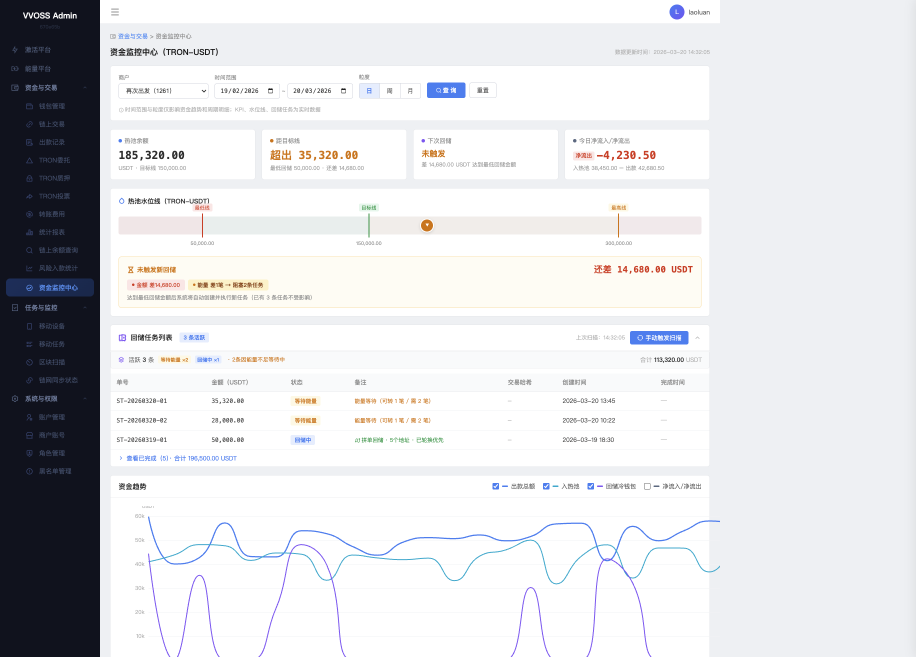
#> input picture diagram/screenshots/section1-overview.png, 1832 x 1314 px (shown at 1/2 size)
$ python annotate.py
#> lines starting #> are read from the running program, lines starting #| are printed output that depends on the picture
from PIL import Image, ImageDraw, ImageFont
import math

def draw_rounded_rect(draw, xy, radius, outline, width):
    x0, y0, x1, y1 = xy
    r = radius
    draw.arc([x0, y0, x0+2*r, y0+2*r], 180, 270, fill=outline, width=width)
    draw.arc([x1-2*r, y0, x1, y0+2*r], 270, 360, fill=outline, width=width)
    draw.arc([x1-2*r, y1-2*r, x1, y1], 0, 90, fill=outline, width=width)
    draw.arc([x0, y1-2*r, x0+2*r, y1], 90, 180, fill=outline, width=width)
    draw.line([x0+r, y0, x1-r, y0], fill=outline, width=width)
    draw.line([x0+r, y1, x1-r, y1], fill=outline, width=width)
    draw.line([x0, y0+r, x0, y1-r], fill=outline, width=width)
    draw.line([x1, y0+r, x1, y1-r], fill=outline, width=width)

def draw_callout_circle(draw, cx, cy, num, color, radius=32):
    white = (255, 255, 255)
    draw.ellipse([cx-radius-3, cy-radius-3, cx+radius+3, cy+radius+3], fill=white)
    draw.ellipse([cx-radius, cy-radius, cx+radius, cy+radius], fill=color)
    try:
        font = ImageFont.truetype("/System/Library/Fonts/Helvetica.ttc", 28)
    except:
        font = ImageFont.load_default()
    text = str(num)
    bbox = draw.textbbox((0, 0), text, font=font)
    tw, th = bbox[2] - bbox[0], bbox[3] - bbox[1]
    draw.text((cx - tw//2, cy - th//2 - 2), text, fill=white, font=font)

COLORS = {
    'blue':   (21, 101, 192),
    'green':  (46, 125, 50),
    'orange': (230, 81, 0),
    'purple': (106, 27, 154),
    'red':    (229, 57, 53),
}

# ====== Screenshot 1: 1832 x 1314 ======
img1 = Image.open('section1-overview.png').convert('RGBA')
overlay = Image.new('RGBA', img1.size, (0,0,0,0))
#> overlay: PIL image 1832x1314 RGBA; every value is 0
draw = ImageDraw.Draw(overlay)

sidebar_right = 240
content_left = 248
content_right = 1600
circle_x = 224

modules_s1 = [
    # (label, y_top, y_bottom, color_name)
    ('1', 50,  170, 'blue'),     # breadcrumb + title + filter + hint
    ('2', 182, 278, 'green'),    # KPI cards
    ('3', 288, 400, 'orange'),   # water level bar
    ('4', 404, 498, 'purple'),   # status bar + condition pills
    ('5', 506, 722, 'red'),      # storage task list
    ('6', 730, 1310, 'blue'),    # trend chart
]

for label, y_top, y_bot, cname in modules_s1:
    color = COLORS[cname]
    color_a = color + (140,)
    draw_rounded_rect(draw, (content_left, y_top, content_right, y_bot), 8, color_a, 4)
    fill_a = color + (18,)
    inner_draw = ImageDraw.Draw(overlay)
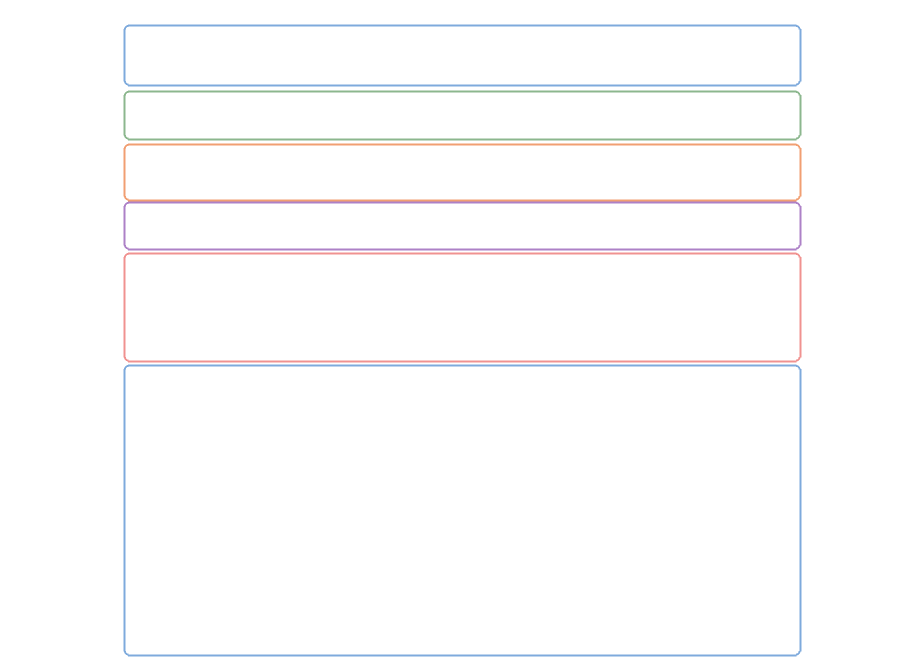
#> overlay: PIL image 1832x1314 RGBA (shown at 1/2 size); mean R, G, B, A 3.3, 2.5, 3.4, 4.3; transparent parts drawn white

result1 = Image.alpha_composite(img1, overlay).convert('RGB')
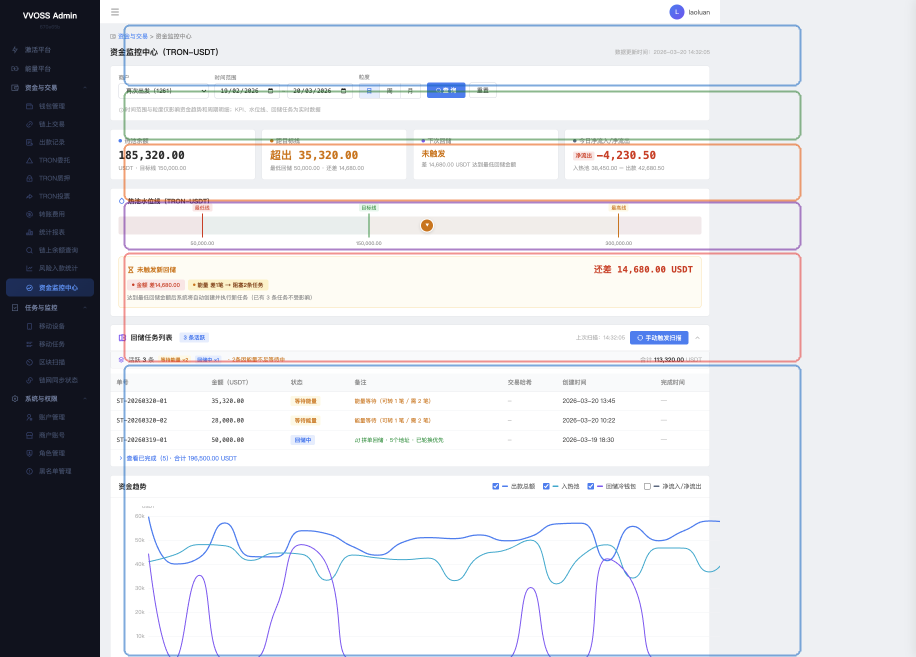
#> result1: PIL image 1832x1314 RGB (shown at 1/2 size); mean R, G, B 218, 218.3, 221.2
draw_final = ImageDraw.Draw(result1)

for label, y_top, y_bot, cname in modules_s1:
    color = COLORS[cname]
    cy = y_top + 30
    draw_callout_circle(draw_final, circle_x, cy, label, color, radius=30)

result1.save('section1-annotated.png', quality=95)
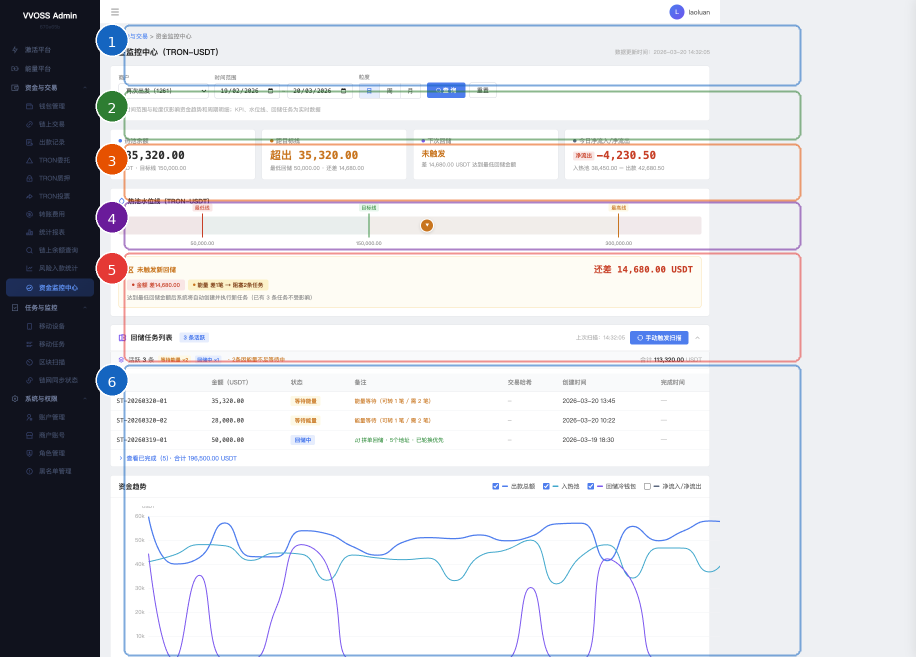
#> saved as section1-annotated.png: PIL image 1832x1314 RGB (shown at 1/2 size); mean R, G, B 217.3, 217.4, 220.4
print('Section 1 annotated OK')

# ====== Screenshot 2: 1832 x 1314 ======
img2 = Image.open('section2-trend-detail.png').convert('RGBA')
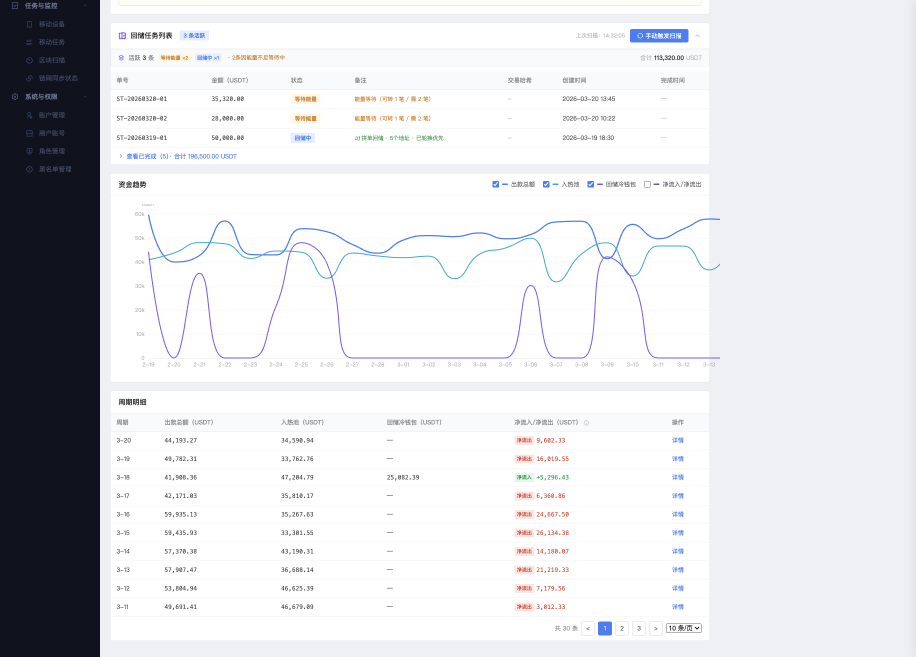
#> input picture diagram/screenshots/section2-trend-detail.png, 1832 x 1314 px (shown at 1/2 size)
overlay2 = Image.new('RGBA', img2.size, (0,0,0,0))
draw2 = ImageDraw.Draw(overlay2)

sidebar_right_s2 = 150
content_left_s2 = 100
content_right_s2 = 1600
circle_x_s2 = 82

modules_s2 = [
    ('5', 4,   180, 'red'),      # storage task list (continued)
    ('6', 190, 530, 'blue'),     # trend chart
    ('7', 542, 1270, 'orange'),  # period detail table
]

for label, y_top, y_bot, cname in modules_s2:
    color = COLORS[cname]
    color_a = color + (140,)
    draw_rounded_rect(draw2, (content_left_s2, y_top, content_right_s2, y_bot), 8, color_a, 4)

result2 = Image.alpha_composite(img2, overlay2).convert('RGB')
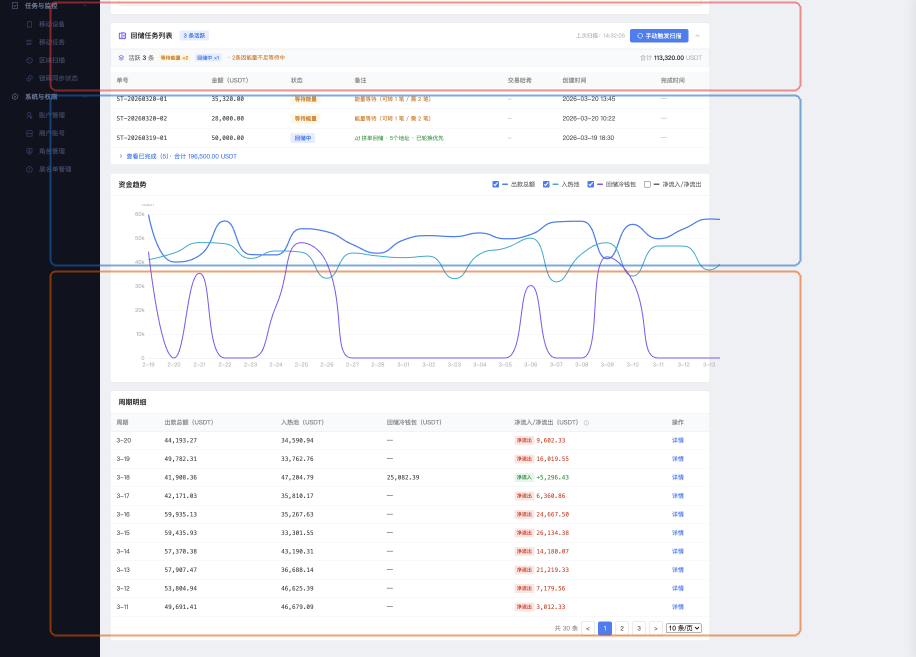
#> result2: PIL image 1832x1314 RGB (shown at 1/2 size); mean R, G, B 220.6, 220.6, 223.3
draw_final2 = ImageDraw.Draw(result2)

for label, y_top, y_bot, cname in modules_s2:
    color = COLORS[cname]
    cy = y_top + 30
    draw_callout_circle(draw_final2, circle_x_s2, cy, label, color, radius=30)

detail_points = [
    ('A', 850, 196, 'green'),   # legend checkboxes
    ('B', 820, 586, 'purple'),  # net flow column header
    ('C', 1540, 586, 'green'),  # detail link
    ('D', 1100, 1278, 'red'),   # pagination
]

for label, cx, cy, cname in detail_points:
    color = COLORS[cname]
    draw_callout_circle(draw_final2, cx, cy, label, color, radius=24)

result2.save('section2-annotated.png', quality=95)
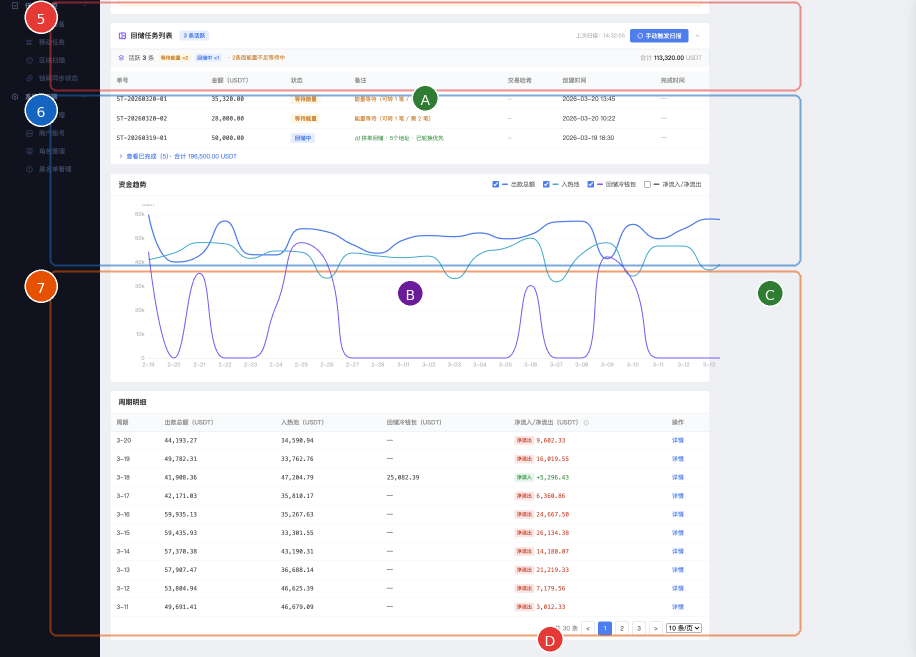
#> saved as section2-annotated.png: PIL image 1832x1314 RGB (shown at 1/2 size); mean R, G, B 220.9, 220.5, 223.1
print('Section 2 annotated OK')
